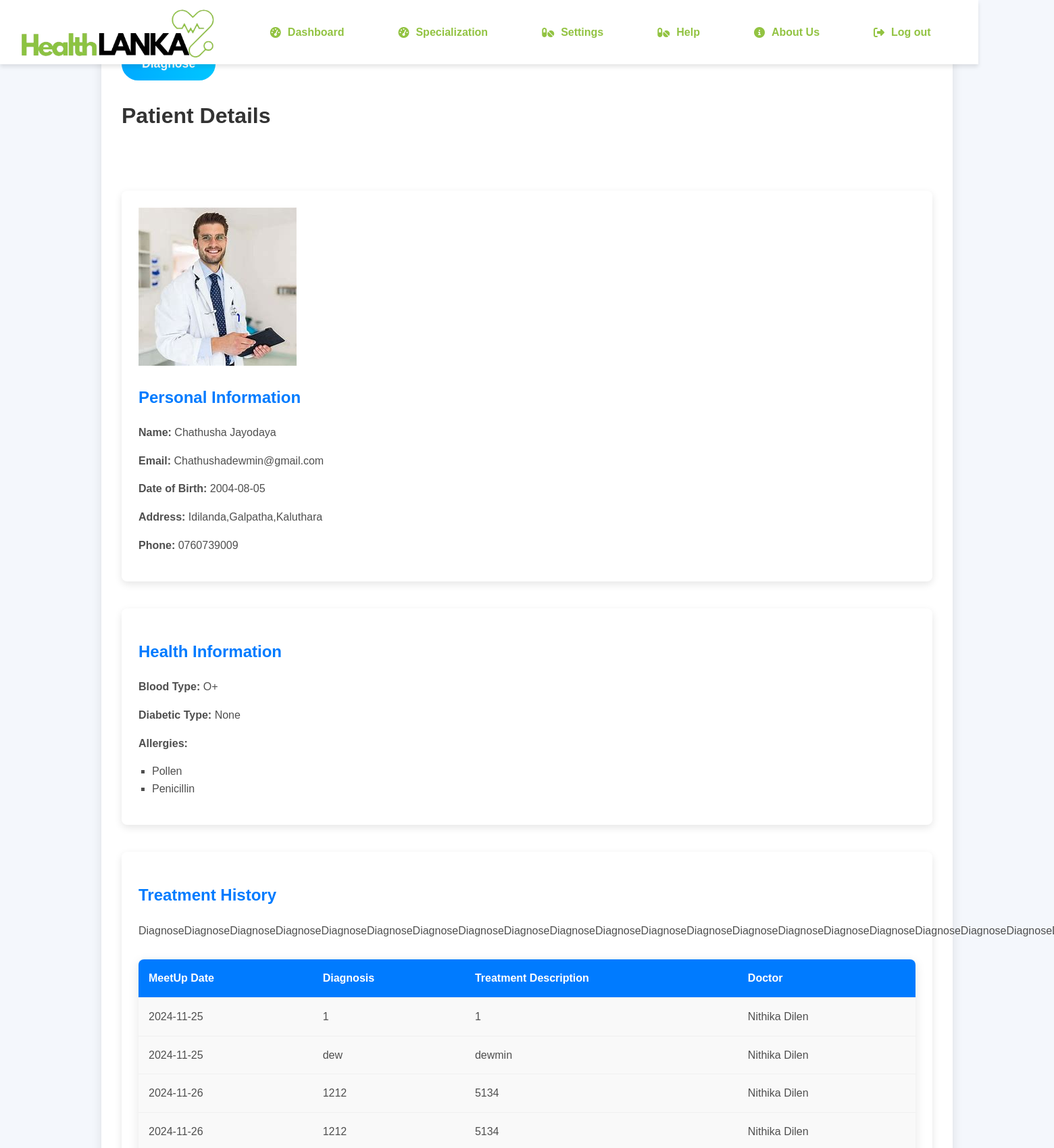
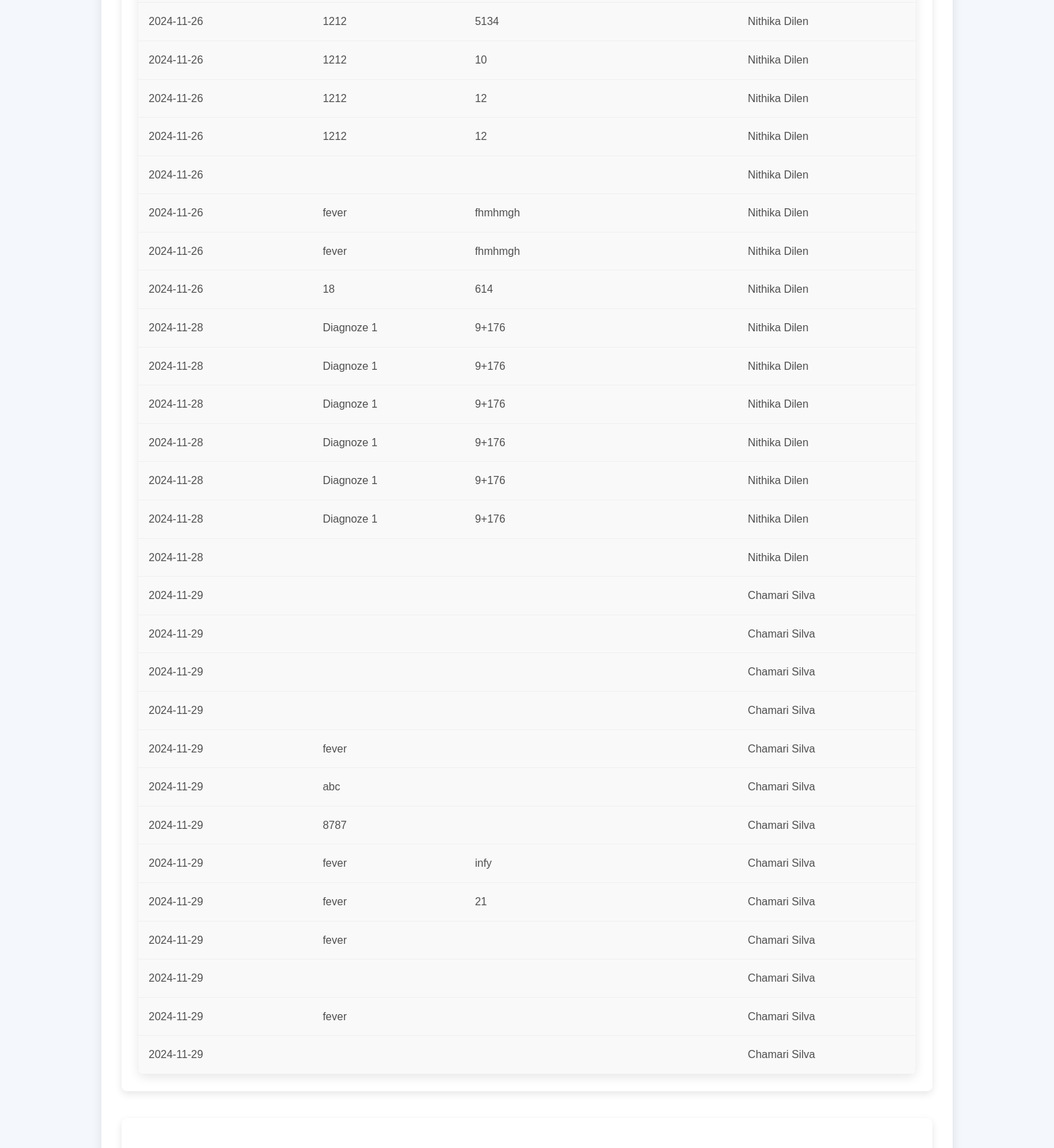
Screenshot of /Doctor/AddTreatment2.php?patientId=200421801205 (upper part) with the database file from the repository (2 pictures, top to bottom).
### tables this page shows
CREATE TABLE IF NOT EXISTS `patient` (
  `Patient_Id` varchar(50) NOT NULL,
  `First_name` varchar(50) NOT NULL,
  `Last_Name` varchar(50) NOT NULL,
  `Gender` enum('Male','Female') NOT NULL,
  `Date of birth` date NOT NULL,
  `Contact_No` varchar(10) NOT NULL,
  `Email` varchar(100) NOT NULL,
  `Address` varchar(300) NOT NULL,
  `Emergency_Contact` varchar(50) NOT NULL,
  `Blood_Type` enum('A+','A-','B+','B+','AB+','AB-','O+','O-') NOT NULL,
  `Diabetic_Type` enum('None','Type 1','Type 2','Gestational') NOT NULL,
  `Diabetic_level(Mg/DL)` double NOT NULL,
  `Cholosterol_Level(Mg/DL)` double NOT NULL,
  `Blood_Presure` double NOT NULL,
  `Password` varchar(50) NOT NULL,
  `Login_Count` int NOT NULL,
  `Image` varchar(200) NOT NULL
);

CREATE TABLE IF NOT EXISTS `doctors` (
  `DoctorID` varchar(50) NOT NULL,
  `FirstName` varchar(50) NOT NULL,
  `LastName` varchar(50) NOT NULL,
  `ContactNo` varchar(20) NOT NULL,
  `Email` varchar(100) NOT NULL,
  `Password` varchar(50) NOT NULL,
  `Image` varchar(100) NOT NULL,
  PRIMARY KEY (`DoctorID`)
);

### Doctor/AddTreatment2.php (the view, shortened to what this page needs)
<?php
include_once "../DBConnection.php";
$patientId = $_GET['patientId'] ?? 0;
$DoctorID = $_GET["DoctorID"];
include "Doctor_navbar.php";
$query = "SELECT * FROM `patient` WHERE `Patient_Id` = ?";
$stmt = $con->prepare($query);
$stmt->bind_param("s", $patientId);
$stmt->execute();
$patient = $stmt->get_result()->fetch_assoc();
$query3 = "SELECT a.Name FROM `patient-allergy` AS p
           JOIN allergy AS a ON a.`Allergy ID` = p.`Allergy ID`
           WHERE p.`Patient ID` = ?";
$stmt3 = $con->prepare($query3);
$stmt3->bind_param("s", $patientId);
$stmt3->execute();
$result3 = $stmt3->get_result();
if ($result3->num_rows > 0) {
    $patientAllergies = [];
    while ($row3 = $result3->fetch_assoc()) {
        $patientAllergies[] = $row3['Name'];
    }
} else {
    $patientAllergies = [];
}
$historyQuery = "SELECT `pdm`.`MeetUp ID`, `pdm`.`Date`, `pdm`.`Diagnoze Name`, `pdm`.`Treatment Description`, `d`.`DoctorID`, `d`.`FirstName` AS doctor_first_name, `d`.`LastName` AS doctor_last_name
                 FROM `patient-doctor meetups` AS pdm
                 JOIN `doctors` AS d ON pdm.`Doctor ID` = d.`DoctorID`
                 WHERE `pdm`.`Patient ID` = ?";
$historyStmt = $con->prepare($historyQuery);
$historyStmt->bind_param("i", $patientId);
$historyStmt->execute();
$treatmentHistory = $historyStmt->get_result();
?>
<!DOCTYPE html>
<html lang="en">
<head>
</head>
<body>
    <div class="container">
        <button class="button" onclick="window.location.href='AddTreatment3.php?patientId=<?php echo $patientId; ?>&DoctorID=<?php echo $DoctorID; ?>&HospitalID=<?php echo $HospitalID?>';">Diagnose</button>
        <h2>Patient Details</h2><br>
        <div class="section">
        <img src="<?php echo $patient['Image']; ?>">
            <h2>Personal Information</h2>
            <p><strong>Name:</strong> <?php echo $patient['First_name'] . ' ' . $patient['Last_Name']; ?></p>
            <p><strong>Email:</strong> <?php echo $patient['Email']; ?></p>
            <p><strong>Date of Birth:</strong> <?php echo $patient['Date of birth']; ?></p>
            <p><strong>Address:</strong> <?php echo $patient['Address']; ?></p>
            <p><strong>Phone:</strong> <?php echo $patient['Contact_No']; ?></p>
        </div>
        <div class="section">
            <h2>Health Information</h2>
            <p><strong>Blood Type:</strong> <?php echo $patient['Blood_Type']; ?></p>
            <p><strong>Diabetic Type:</strong> <?php echo $patient['Diabetic_Type']; ?></p>
            <p><strong>Allergies:</strong><?php
                echo "<ul>";
                foreach ($patientAllergies as $allergy) {
                    echo "<li>" . htmlspecialchars($allergy) . "</li>";
                }
                echo "</ul>";
            ?>
        </div>
        <div class="section">
            <h2>Treatment History</h2>
            <table>
                <thead>
                    <tr>
                        <th>MeetUp Date</th>
                        <th>Diagnosis</th>
                        <th>Treatment Description</th>
                        <th>Doctor</th>
                    </tr>
                </thead>
                <tbody>
                    <?php while ($historyRow = $treatmentHistory->fetch_assoc()) { ?>
                    <tr onclick="window.location.href='MeetupDetails.php?patientId=<?php echo $patientId; ?>&MeetupID=<?php echo  $historyRow['MeetUp ID']; ?>';">Diagnose</button>
                        <td><?php echo $historyRow['Date']; ?></td>
                        <td><?php echo $historyRow['Diagnoze Name']; ?></td>
                        <td><?php echo $historyRow['Treatment Description']; ?></td>
                        <td><?php echo $historyRow['doctor_first_name'] . ' ' . $historyRow['doctor_last_name']; ?></td>
                    </tr>
                    <?php } ?>
                </tbody>
            </table>
        </div>
        <div class="section">
            <br><br>
            <br><br>
        </div>
</body>
</html>

### Doctor/Doctor_navbar.php (style rules this page uses)
body, html { margin: 0; padding: 0; font-family: 'Segoe UI', Tahoma, Geneva, Verdana, sans-serif; }
body { display: flex; flex-direction: column; background: #f0f4f7; }

### Doctor/AddTreatment2.php (style rules this page uses)
body { font-family: 'Arial', sans-serif; background-color: #f4f7fc; color: #4f4f4f; line-height: 1.6; padding: 0; }
.container { width: 90%; max-width: 1200px; margin: 40px auto; padding: 30px; background-color: #ffffff; border-radius: 12px; box-shadow: 0 4px 16px rgba(0, 0, 0, 0.1); }
h2 { font-size: 2rem; font-weight: 600; margin-bottom: 20px; color: #333; text-align: left ; }
.button { background: linear-gradient(90deg, #00aaff, #00c6ff); color: white; padding: 14px 30px; font-size: 1.1rem; font-weight: 600; border: none; border-radius: 30px; cursor: pointer; transition: all 0.3s ease-in-out; text-align: right; right: 200px; }
.section { margin-top: 40px; padding: 25px; background-color: #ffffff; border-radius: 8px; box-shadow: 0 4px 12px rgba(0, 0, 0, 0.1); }
.section h2 { font-size: 1.5rem; font-weight: 600; color: #007bff; margin-bottom: 20px; }
ul { list-style-type: square; padding-left: 20px; }
table { width: 100%; margin-top: 30px; border-collapse: collapse; background-color: #fff; border-radius: 8px; overflow: hidden; box-shadow: 0 4px 16px rgba(0, 0, 0, 0.1); }
table th, table td { padding: 15px; text-align: left; border-bottom: 1px solid #f0f0f0; }
table th { background-color: #007bff; color: white; }
table td { background-color: #f9f9f9; }

### rows the page displays
patient: Image (picture), First_name "Chathusha", Last_Name "Jayodaya", Email "Chathushadewmin@gmail.com", Date of birth "2004-08-05", Address "Idilanda,Galpatha,Kaluthara", Contact_No "0760739009", Blood_Type "O+", Diabetic_Type "None"
patient-doctor meetups: Date "2024-11-25", Diagnoze Name "1", Treatment Description "1", doctors.FirstName "Nithika", doctors.LastName "Dilen"
patient-doctor meetups: Date "2024-11-25", Diagnoze Name "dew", Treatment Description "dewmin", doctors.FirstName "Nithika", doctors.LastName "Dilen"
patient-doctor meetups: Date "2024-11-26", Diagnoze Name "1212", Treatment Description "5134", doctors.FirstName "Nithika", doctors.LastName "Dilen"
patient-doctor meetups: Date "2024-11-26", Diagnoze Name "1212", Treatment Description "5134", doctors.FirstName "Nithika", doctors.LastName "Dilen"
patient-doctor meetups: Date "2024-11-26", Diagnoze Name "1212", Treatment Description "5134", doctors.FirstName "Nithika", doctors.LastName "Dilen"
patient-doctor meetups: Date "2024-11-26", Diagnoze Name "1212", Treatment Description "10", doctors.FirstName "Nithika", doctors.LastName "Dilen"
patient-doctor meetups: Date "2024-11-26", Diagnoze Name "1212", Treatment Description "12", doctors.FirstName "Nithika", doctors.LastName "Dilen"
patient-doctor meetups: Date "2024-11-26", Diagnoze Name "1212", Treatment Description "12", doctors.FirstName "Nithika", doctors.LastName "Dilen"
patient-doctor meetups: Date "2024-11-26", doctors.FirstName "Nithika", doctors.LastName "Dilen"
patient-doctor meetups: Date "2024-11-26", Diagnoze Name "fever", Treatment Description "fhmhmgh", doctors.FirstName "Nithika", doctors.LastName "Dilen"
patient-doctor meetups: Date "2024-11-26", Diagnoze Name "fever", Treatment Description "fhmhmgh", doctors.FirstName "Nithika", doctors.LastName "Dilen"
patient-doctor meetups: Date "2024-11-26", Diagnoze Name "18", Treatment Description "614", doctors.FirstName "Nithika", doctors.LastName "Dilen"
patient-doctor meetups: Date "2024-11-28", Diagnoze Name "Diagnoze 1", Treatment Description "9+176", doctors.FirstName "Nithika", doctors.LastName "Dilen"
patient-doctor meetups: Date "2024-11-28", Diagnoze Name "Diagnoze 1", Treatment Description "9+176", doctors.FirstName "Nithika", doctors.LastName "Dilen"
patient-doctor meetups: Date "2024-11-28", Diagnoze Name "Diagnoze 1", Treatment Description "9+176", doctors.FirstName "Nithika", doctors.LastName "Dilen"
patient-doctor meetups: Date "2024-11-28", Diagnoze Name "Diagnoze 1", Treatment Description "9+176", doctors.FirstName "Nithika", doctors.LastName "Dilen"
patient-doctor meetups: Date "2024-11-28", Diagnoze Name "Diagnoze 1", Treatment Description "9+176", doctors.FirstName "Nithika", doctors.LastName "Dilen"
patient-doctor meetups: Date "2024-11-28", Diagnoze Name "Diagnoze 1", Treatment Description "9+176", doctors.FirstName "Nithika", doctors.LastName "Dilen"
patient-doctor meetups: Date "2024-11-28", doctors.FirstName "Nithika", doctors.LastName "Dilen"
patient-doctor meetups: Date "2024-11-29", doctors.FirstName "Chamari", doctors.LastName "Silva"
patient-doctor meetups: Date "2024-11-29", doctors.FirstName "Chamari", doctors.LastName "Silva"
patient-doctor meetups: Date "2024-11-29", doctors.FirstName "Chamari", doctors.LastName "Silva"
patient-doctor meetups: Date "2024-11-29", doctors.FirstName "Chamari", doctors.LastName "Silva"
patient-doctor meetups: Date "2024-11-29", Diagnoze Name "fever", doctors.FirstName "Chamari", doctors.LastName "Silva"
patient-doctor meetups: Date "2024-11-29", Diagnoze Name "abc", doctors.FirstName "Chamari", doctors.LastName "Silva"
patient-doctor meetups: Date "2024-11-29", Diagnoze Name "8787", doctors.FirstName "Chamari", doctors.LastName "Silva"
patient-doctor meetups: Date "2024-11-29", Diagnoze Name "fever", Treatment Description "infy", doctors.FirstName "Chamari", doctors.LastName "Silva"
patient-doctor meetups: Date "2024-11-29", Diagnoze Name "fever", Treatment Description "21", doctors.FirstName "Chamari", doctors.LastName "Silva"
patient-doctor meetups: Date "2024-11-29", Diagnoze Name "fever", doctors.FirstName "Chamari", doctors.LastName "Silva"
patient-doctor meetups: Date "2024-11-29", doctors.FirstName "Chamari", doctors.LastName "Silva"
patient-doctor meetups: Date "2024-11-29", Diagnoze Name "fever", doctors.FirstName "Chamari", doctors.LastName "Silva"
patient-doctor meetups: Date "2024-11-29", doctors.FirstName "Chamari", doctors.LastName "Silva"

### other values shown
$allergy "Pollen"
$allergy "Penicillin"
